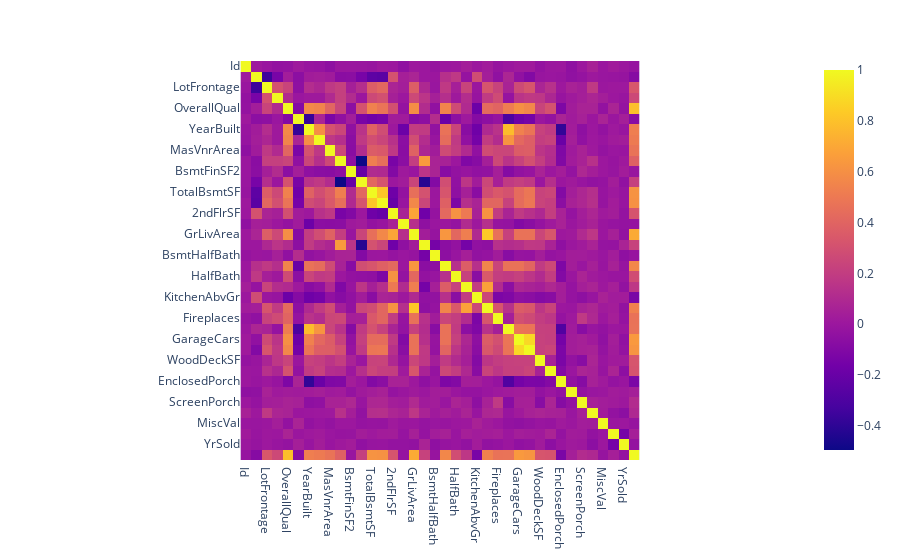

The notebook cell this image was saved under:
### Markdown cell above
# CORRELATION

### Code cell
px.imshow(train.corr())

### Figure 1 — Plotly figure (JSON) as saved in the notebook; plotly's stock layout.template omitted (floating-point values rounded to 4 significant figures; data arrays with more than 128 entries replaced by an {"elided": "..."} marker saying what was removed)
{"data": [{"coloraxis": "coloraxis", "hovertemplate": "x: %{x}<br>y: %{y}<br>color: %{z}<extra></extra>", "name": "0", "type": "heatmap", "x": ["Id", "MSSubClass", "LotFrontage", "LotArea", "OverallQual", "OverallCond", "YearBuilt", "YearRemodAdd", "MasVnrArea", "BsmtFinSF1", "BsmtFinSF2", "BsmtUnfSF", "TotalBsmtSF", "1stFlrSF", "2ndFlrSF", "LowQualFinSF", "GrLivArea", "BsmtFullBath", "BsmtHalfBath", "FullBath", "HalfBath", "BedroomAbvGr", "KitchenAbvGr", "TotRmsAbvGrd", "Fireplaces", "GarageYrBlt", "GarageCars", "GarageArea", "WoodDeckSF", "OpenPorchSF", "EnclosedPorch", "3SsnPorch", "ScreenPorch", "PoolArea", "MiscVal", "MoSold", "YrSold", "SalePrice"], "xaxis": "x", "y": ["Id", "MSSubClass", "LotFrontage", "LotArea", "OverallQual", "OverallCond", "YearBuilt", "YearRemodAdd", "MasVnrArea", "BsmtFinSF1", "BsmtFinSF2", "BsmtUnfSF", "TotalBsmtSF", "1stFlrSF", "2ndFlrSF", "LowQualFinSF", "GrLivArea", "BsmtFullBath", "BsmtHalfBath", "FullBath", "HalfBath", "BedroomAbvGr", "KitchenAbvGr", "TotRmsAbvGrd", "Fireplaces", "GarageYrBlt", "GarageCars", "GarageArea", "WoodDeckSF", "OpenPorchSF", "EnclosedPorch", "3SsnPorch", "ScreenPorch", "PoolArea", "MiscVal", "MoSold", "YrSold", "SalePrice"], "yaxis": "y", "z": {"elided": "38x38 float values"}}], "layout": {"coloraxis": {"colorscale": [[0, "#0d0887"], [0.1111, "#46039f"], [0.2222, "#7201a8"], [0.3333, "#9c179e"], [0.4444, "#bd3786"], [0.5556, "#d8576b"], [0.6667, "#ed7953"], [0.7778, "#fb9f3a"], [0.8889, "#fdca26"], [1, "#f0f921"]]}, "margin": {"t": 60}, "xaxis": {"anchor": "y", "constrain": "domain", "domain": [0, 1], "scaleanchor": "y"}, "yaxis": {"anchor": "x", "autorange": "reversed", "constrain": "domain", "domain": [0, 1]}}}
